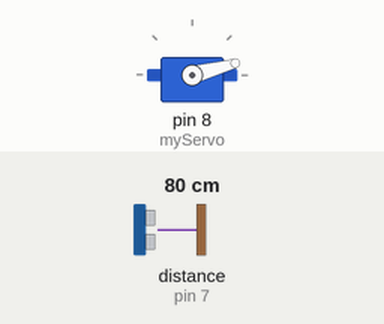
Bench run of a sketch on a simulated Arduino Uno, built with avr-gcc and run on an emulated ATmega328P. Parts: servo. Wiring (inferred from the names in the program): ultrasonic range finder: trigger pin 6; echo pin 7. Inputs (shaded band) come from the test bench; at power-on: distance to the obstacle (sensor on pin 7) 80 cm. The echo pulse lasts 58.3 µs per cm; what the sketch prints to the serial monitor is not drawn.

Above: at 0.01 s.
1.3 s: distance to the obstacle (sensor on pin 7) set to 2 cm
At 1.8 s:
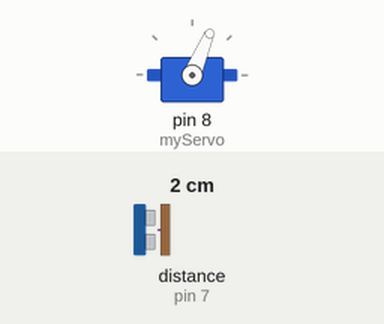
4.3 s: distance to the obstacle (sensor on pin 7) set to 299 cm
At 5.17 s:
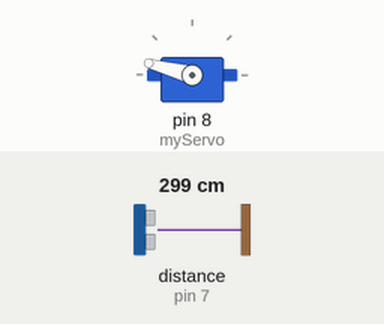
7.3 s: distance to the obstacle (sensor on pin 7) set to 4 cm
At 8.1 s:
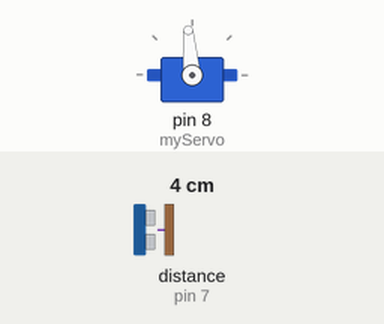
10.3 s: distance to the obstacle (sensor on pin 7) set to 18 cm
Timing chart, 0 to 14.3 s (numbered marks = the images above; inputs shaded):
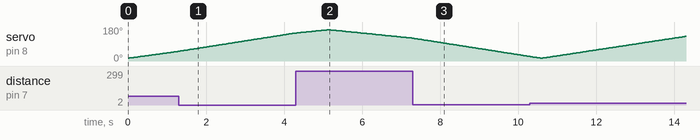

The sketch:

sketch_sep25f.ino
```cpp
// Includes the Servo library
#include <Servo.h>

// Defines Trig and Echo pins of the Ultrasonic Sensor
const int trigPin = 6;
const int echoPin = 7;

// Variables for the duration and the distance
long duration;
int distance;

// Creates a servo object for controlling the servo motor
Servo myServo;

void setup() {
  pinMode(trigPin, OUTPUT); // Sets the trigPin as an Output
  pinMode(echoPin, INPUT); // Sets the echoPin as an Input
  Serial.begin(9600);
  myServo.attach(8); // Defines on which pin the servo motor is attached
}

void loop() {
  // Rotates the servo motor from 15 to 165 degrees
  for (int i = 15; i <= 165; i++) {
    myServo.write(i);
    delay(30);
    distance = calculateDistance(); // Calls a function for calculating the distance measured by the Ultrasonic sensor for each degree

    Serial.print(i); // Sends the current degree into the Serial Port
    Serial.print(","); // Sends addition character right next to the previous value needed later in the Processing IDE for indexing
    Serial.print(distance); // Sends the distance value into the Serial Port
    Serial.print("."); // Sends addition character right next to the previous value needed later in the Processing IDE for indexing
  }

  // Repeats the previous lines from 165 to 15 degrees
  for (int i = 165; i >= 15; i--) {
    myServo.write(i);
    delay(30);
    distance = calculateDistance();
    Serial.print(i);
    Serial.print(",");
    Serial.print(distance);
    Serial.print(".");
  }
}

// Function for calculating the distance measured by the Ultrasonic sensor
int calculateDistance() {
  digitalWrite(trigPin, LOW);
  delayMicroseconds(2);

  // Sets the trigPin on HIGH state for 10 micro seconds
  digitalWrite(trigPin, HIGH);
  delayMicroseconds(10);
  digitalWrite(trigPin, LOW);

  duration = pulseIn(echoPin, HIGH); // Reads the echoPin, returns the sound wave travel time in microseconds
  distance = duration * 0.034 / 2; // Calculate distance in cm
  return distance; // Return the calculated distance
}
```
